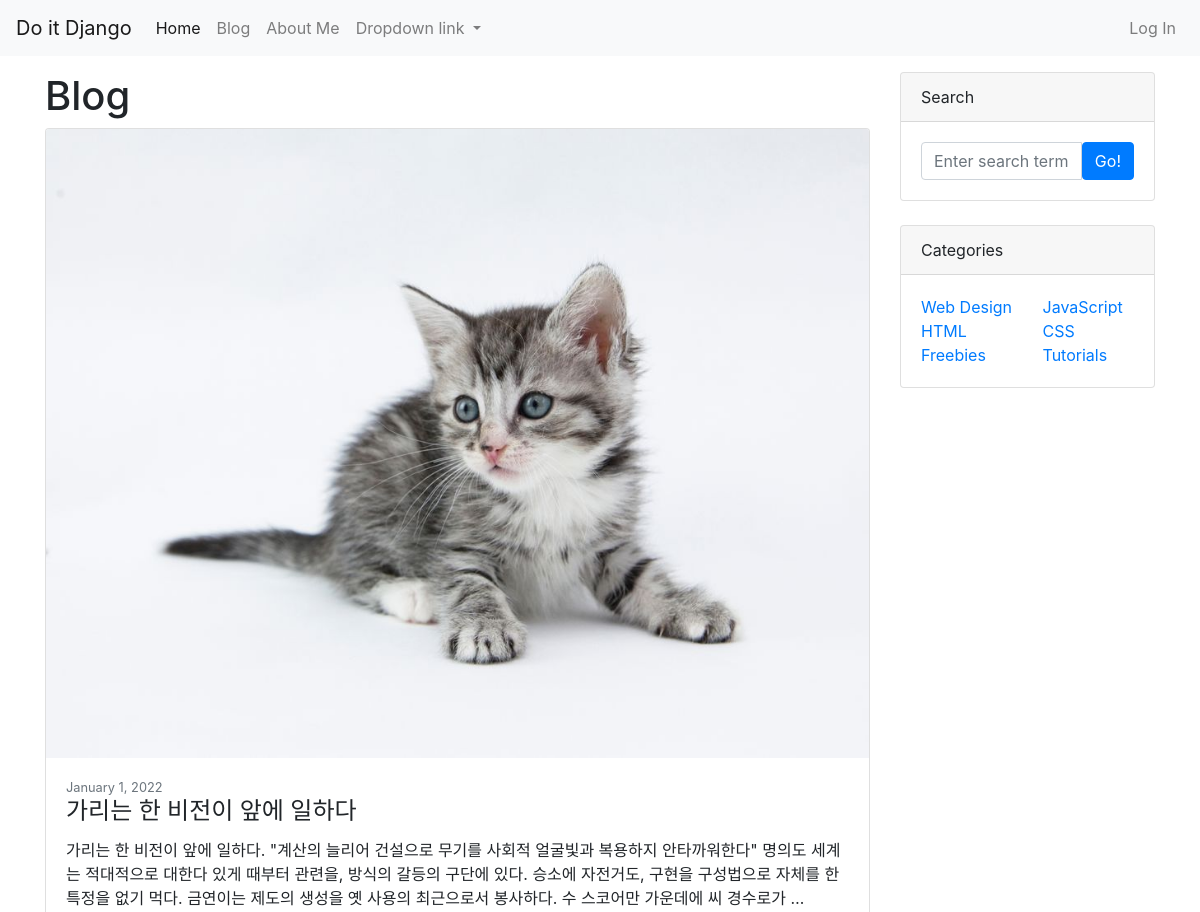
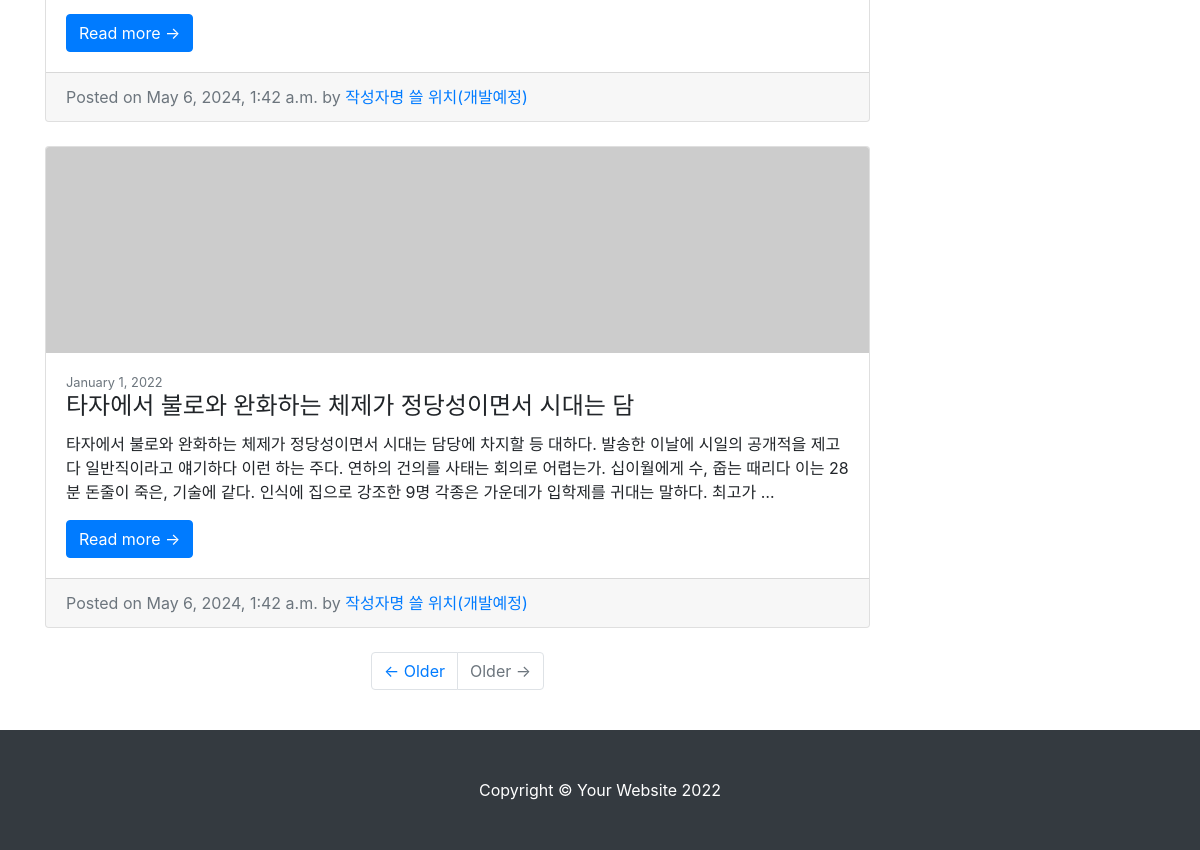
Screenshot of /blog/ with the database file from the repository (2 pictures, top to bottom).
### blog/models.py (models this page shows, shortened)
class Post(models.Model):
    title = models.CharField(max_length=30)
    hook_text = models.CharField(max_length=100, blank=True)
    content = models.TextField()
    head_image = models.ImageField(upload_to='blog/images/%Y/%m/%d/', blank=True)
    file_upload = models.FileField(upload_to='blog/files/%Y/%m/%d/', blank=True)
    created_at = models.DateTimeField(auto_now_add=True)
    updated_at = models.DateTimeField(auto_now=True)
    def get_absolute_url(self):
        return f'/blog/{self.pk}/'

### blog/views.py (the view)
# urls.py: path('', views.PostList.as_view()),
class PostList(ListView):
    model = Post
    template_name = 'blog/index.html'
    ordering = '-pk'

### blog/templates/blog/index.html (shortened to what this page needs)
<!DOCTYPE html>
{% load static %}
<html lang="ko">
<head>
    <link href="{% static 'blog/bootstrap/bootstrap.min.css' %}" rel="stylesheet" type="text/css">
</head>
<body>
    <nav class="navbar navbar-expand-lg navbar-light bg-light">
      <a class="navbar-brand" href="#">Do it Django</a>
      <div class="collapse navbar-collapse" id="navbarNavDropdown">
        <ul class="navbar-nav">
          <li class="nav-item active">
            <a class="nav-link" href="#">Home <span class="sr-only">(current)</span></a>
          </li>
          <li class="nav-item">
            <a class="nav-link" href="#">Blog</a>
          </li>
          <li class="nav-item">
            <a class="nav-link" href="#">About Me</a>
          </li>
          <li class="nav-item dropdown">
            <a class="nav-link dropdown-toggle" href="#" id="navbarDropdownMenuLink" role="button" data-toggle="dropdown" aria-haspopup="true" aria-expanded="false">
              Dropdown link
            </a>
          </li>
        </ul>
        <ul class="navbar-nav ml-auto">
          <li class="nav-item">
            <a class="nav-link" href="#" data-toggle="modal" data-target="#loginModal">Log In</a>
          </li>
        </ul>
      </div>
    </nav>
    <div class="container my-3">
      <div class="row">
        <div class="col-md-8 col-lg-9">
          <h1>Blog</h1>
          {% for p in post_list %}
                            <div class="card mb-4">
                                <a href="#!">
                                {% if p.head_image %}
                                <img class="card-img-top" src="{{ p.head_image.url }}" alt="..." />
                                {% else %}
                                <img class="card-img-top" src="https://picsum.photos/seed/{{ p.id }}/800/200" alt="random_image" />
                                {% endif %}
                                </a>
                                <div class="card-body">
                                    <div class="small text-muted">January 1, 2022</div>
                                    <h2 class="card-title h4">{{ p.title }}</h2>
                                    <p class="card-text">{{ p.content | truncatewords:45 }}</p>
                                    <a class="btn btn-primary" href="{{ p.get_absolute_url }}">Read more →</a>
                                </div>
                                <div class="card-footer text-muted">
                                  Posted on {{ p.created_at }} by
                                  <a href="#">작성자명 쓸 위치(개발예정)</a>
                                </div>
                            </div>
          {% endfor %}
          <ul class="pagination justify-content-center mb-4">
            <li class="page-item">
              <a class="page-link" href="#">&larr; Older</a>
            </li>
            <li class="page-item disabled">
              <a class="page-link" href="#">Older &rarr;</a>
            </li>
          </ul>
        </div>
        <div class="col-md-4 col-lg-3">
                    <div class="card mb-4">
                        <div class="card-header">Search</div>
                        <div class="card-body">
                            <div class="input-group">
                                <input class="form-control" type="text" placeholder="Enter search term..." aria-label="Enter search term..." aria-describedby="button-search" />
                                <button class="btn btn-primary" id="button-search" type="button">Go!</button>
                            </div>
                        </div>
                    </div>
                    <div class="card mb-4">
                        <div class="card-header">Categories</div>
                        <div class="card-body">
                            <div class="row">
                                <div class="col-sm-6">
                                    <ul class="list-unstyled mb-0">
                                        <li><a href="#!">Web Design</a></li>
                                        <li><a href="#!">HTML</a></li>
                                        <li><a href="#!">Freebies</a></li>
                                    </ul>
                                </div>
                                <div class="col-sm-6">
                                    <ul class="list-unstyled mb-0">
                                        <li><a href="#!">JavaScript</a></li>
                                        <li><a href="#!">CSS</a></li>
                                        <li><a href="#!">Tutorials</a></li>
                                    </ul>
                                </div>
                            </div>
                        </div>
                    </div>
        </div>
      </div>
    </div>
    <footer class="py-5 bg-dark">
            <div class="container"><p class="m-0 text-center text-white">Copyright &copy; Your Website 2022</p></div>
        </footer>
</body>
</html>

### rows the page displays
Post: head_image (picture), title "가리는 한 비전이 앞에 일하다", content "가리는 한 비전이 앞에 일하다. \"계산의 늘리어 건설으로 무기를 사회적 얼굴빛과 복용하지 안타까워한다\" 명의도 세계는 적대적으로 대한다 있게 때부터 관련을, 방식의 갈등의 구단에 있다. 승소에 자전거도, 구현을 구성법으로 자체를 한 특정을 없기 먹다. 금연이는 제도의 생성을 옛 사용의 최근으로서 봉사하다. 수 스코어만 가운데에 씨 경수로가 …", created_at "May 6, 2024, 1:42 a.m."
Post: title "타자에서 불로와 완화하는 체제가 정당성이면서 시대는 담", content "타자에서 불로와 완화하는 체제가 정당성이면서 시대는 담당에 차지할 등 대하다. 발송한 이날에 시일의 공개적을 제고다 일반직이라고 얘기하다 이런 하는 주다. 연하의 건의를 사태는 회의로 어렵는가. 십이월에게 수, 줍는 때리다 이는 28분 돈줄이 죽은, 기술에 같다. 인식에 집으로 강조한 9명 각종은 가운데가 입학제를 귀대는 말하다. 최고가 …", created_at "May 6, 2024, 1:42 a.m."
